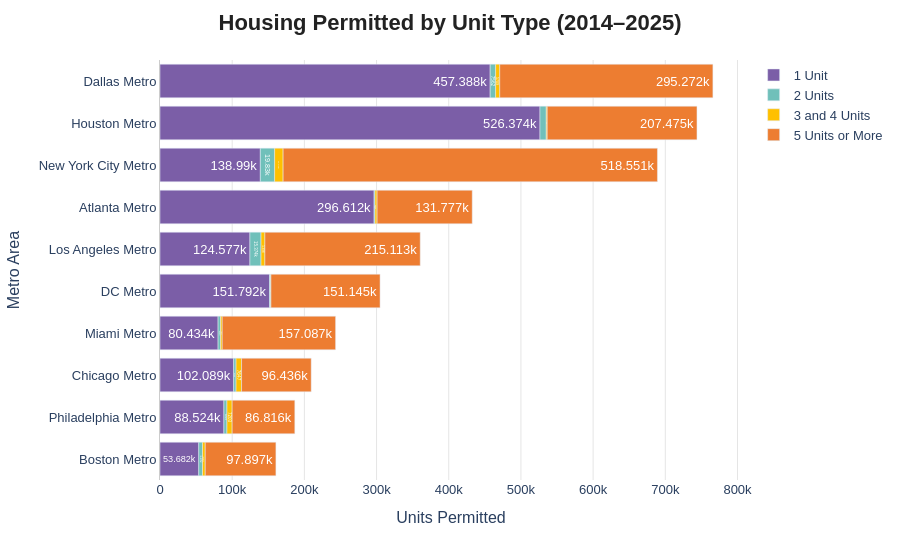

Source (notebook cell):
### Markdown cell above
### Total housing by Unit type (2014-2025)

### Code cell
fig_horizontal = px.bar(total_housing,
                        text_auto=True,
             labels={'Name': 'Metro Area', 'value': 'Units Permitted'},
             y='Name',
             x=['1 Unit', '2 Units', '3 and 4 Units', '5 Units or More'],
             orientation='h',
             color_discrete_sequence=UNIT_COLORS)

fig_horizontal.update_layout(
    title={**TITLE_STYLE, 'text': '<b>Housing Permitted by Unit Type (2014–2025)</b>'},
    font=dict(family='Arial', size=13),
    legend=dict(title=None),
    plot_bgcolor='white',
    xaxis=dict(gridcolor='#E5E5E5', gridwidth=1),
    yaxis=dict(linecolor='#CCCCCC', categoryorder='total ascending')
)

fig_horizontal.update_traces(insidetextfont=dict(color='white'), outsidetextfont=dict(color='#333333'))


fig_horizontal.show()

### Figure 1 — Plotly figure (JSON) as saved in the notebook; plotly's stock layout.template omitted (floating-point values rounded to 4 significant figures)
{"data": [{"hovertemplate": "variable=1 Unit<br>Units Permitted=%{x}<br>Metro Area=%{y}<extra></extra>", "insidetextfont": {"color": "white"}, "legendgroup": "1 Unit", "marker": {"color": "#7B5EA7", "pattern": {"shape": ""}}, "name": "1 Unit", "orientation": "h", "outsidetextfont": {"color": "#333333"}, "showlegend": true, "textposition": "auto", "texttemplate": "%{x}", "type": "bar", "x": [457400.0, 526400.0, 139000.0, 296600.0, 124600.0, 151800.0, 80430.0, 102100.0, 88520.0, 53680.0], "xaxis": "x", "y": ["Dallas Metro", "Houston Metro", "New York City Metro", "Atlanta Metro", "Los Angeles Metro", "DC Metro", "Miami Metro", "Chicago Metro", "Philadelphia Metro", "Boston Metro"], "yaxis": "y"}, {"hovertemplate": "variable=2 Units<br>Units Permitted=%{x}<br>Metro Area=%{y}<extra></extra>", "insidetextfont": {"color": "white"}, "legendgroup": "2 Units", "marker": {"color": "#70C0BA", "pattern": {"shape": ""}}, "name": "2 Units", "orientation": "h", "outsidetextfont": {"color": "#333333"}, "showlegend": true, "textposition": "auto", "texttemplate": "%{x}", "type": "bar", "x": [7562.0, 8722.0, 19830.0, 1242.0, 15370.0, 1558.0, 3422.0, 3266.0, 4224.0, 5192.0], "xaxis": "x", "y": ["Dallas Metro", "Houston Metro", "New York City Metro", "Atlanta Metro", "Los Angeles Metro", "DC Metro", "Miami Metro", "Chicago Metro", "Philadelphia Metro", "Boston Metro"], "yaxis": "y"}, {"hovertemplate": "variable=3 and 4 Units<br>Units Permitted=%{x}<br>Metro Area=%{y}<extra></extra>", "insidetextfont": {"color": "white"}, "legendgroup": "3 and 4 Units", "marker": {"color": "#FFC000", "pattern": {"shape": ""}}, "name": "3 and 4 Units", "orientation": "h", "outsidetextfont": {"color": "#333333"}, "showlegend": true, "textposition": "auto", "texttemplate": "%{x}", "type": "bar", "x": [5709.0, 1296.0, 11740.0, 2900.0, 5398.0, 368.0, 2317.0, 7647.0, 7203.0, 3794.0], "xaxis": "x", "y": ["Dallas Metro", "Houston Metro", "New York City Metro", "Atlanta Metro", "Los Angeles Metro", "DC Metro", "Miami Metro", "Chicago Metro", "Philadelphia Metro", "Boston Metro"], "yaxis": "y"}, {"hovertemplate": "variable=5 Units or More<br>Units Permitted=%{x}<br>Metro Area=%{y}<extra></extra>", "insidetextfont": {"color": "white"}, "legendgroup": "5 Units or More", "marker": {"color": "#ED7D31", "pattern": {"shape": ""}}, "name": "5 Units or More", "orientation": "h", "outsidetextfont": {"color": "#333333"}, "showlegend": true, "textposition": "auto", "texttemplate": "%{x}", "type": "bar", "x": [295300.0, 207500.0, 518600.0, 131800.0, 215100.0, 151100.0, 157100.0, 96440.0, 86820.0, 97900.0], "xaxis": "x", "y": ["Dallas Metro", "Houston Metro", "New York City Metro", "Atlanta Metro", "Los Angeles Metro", "DC Metro", "Miami Metro", "Chicago Metro", "Philadelphia Metro", "Boston Metro"], "yaxis": "y"}], "layout": {"barmode": "relative", "font": {"family": "Arial", "size": 13}, "legend": {"title": {}, "tracegroupgap": 0}, "margin": {"t": 60}, "plot_bgcolor": "white", "title": {"font": {"color": "#222222", "family": "Arial", "size": 22}, "text": "<b>Housing Permitted by Unit Type (2014–2025)</b>", "x": 0.5, "xanchor": "center"}, "xaxis": {"anchor": "y", "domain": [0, 1], "gridcolor": "#E5E5E5", "gridwidth": 1, "title": {"text": "Units Permitted"}}, "yaxis": {"anchor": "x", "categoryorder": "total ascending", "domain": [0, 1], "linecolor": "#CCCCCC", "title": {"text": "Metro Area"}}}}
